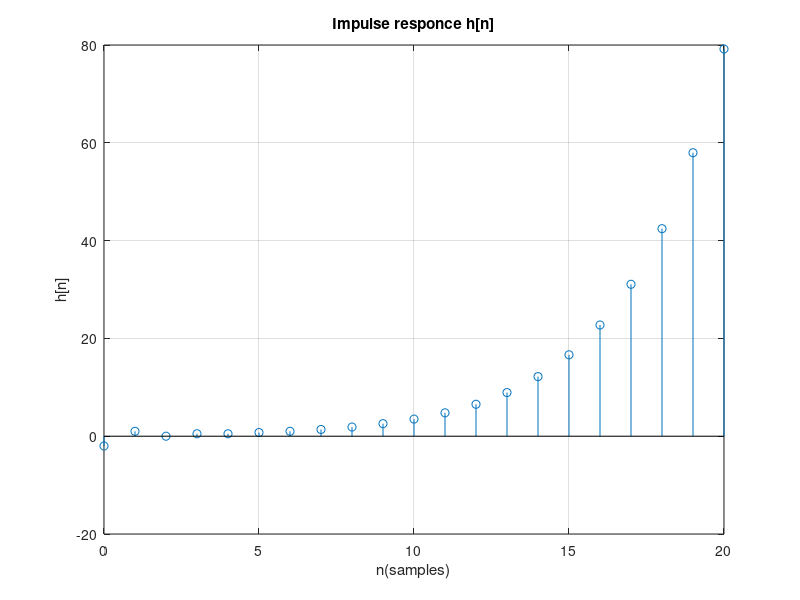

MATLAB code to generate this figure:
%using the equation: y[n] -y[n-1]+0.5y[n-2]= -2x[n]+3x[n-1]
b=[-2,3]; % x terms on right_shift
a=[1,-1,-0.5]; %y terms left side 

N=21; 
n=0:N-1; 
x=zeros(1,N); 
x(1)= 1; 

h=filter(b, a ,x); 

stem(n,h); 
xlabel('n(samples)'); 
ylabel('h[n]');
title('Impulse responce h[n]'); 
grid on; 
